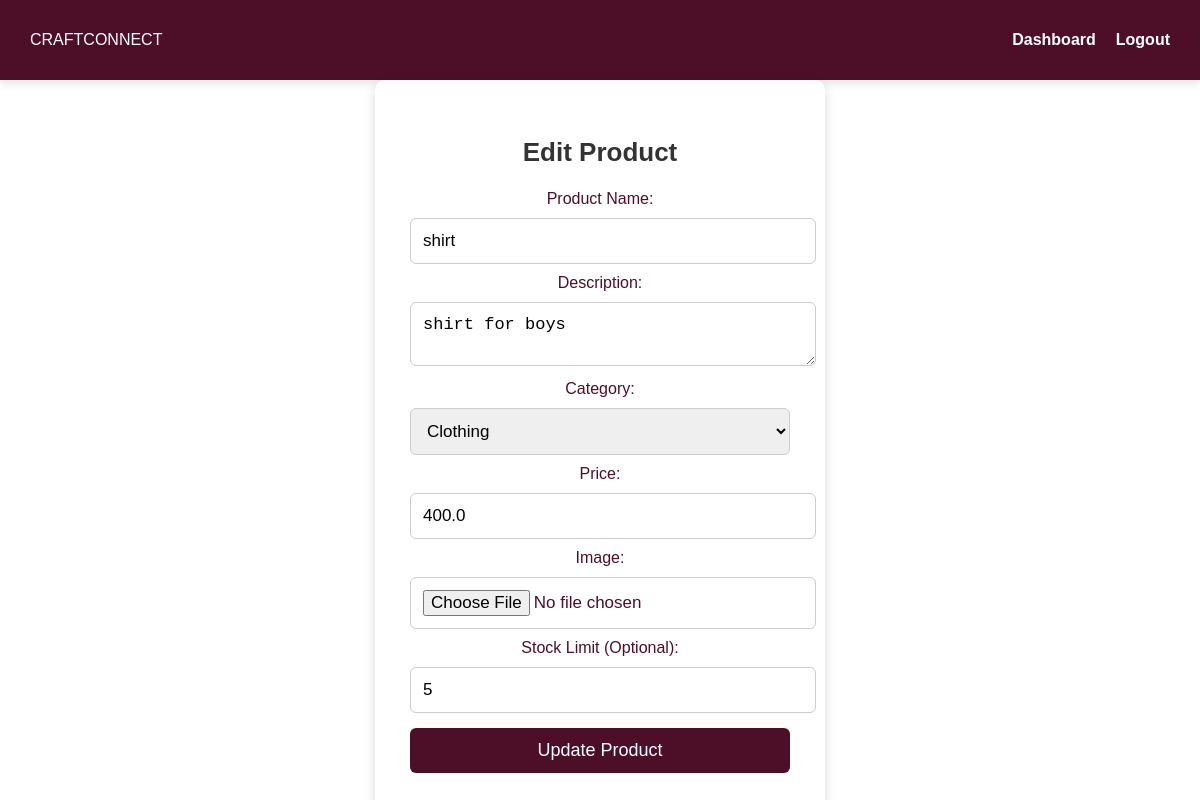
The page /edit_product/3 (signed in) on the database its author committed.
### tables this page shows
CREATE TABLE products (
            id INTEGER PRIMARY KEY AUTOINCREMENT,
            name TEXT NOT NULL,
            description TEXT NOT NULL,
            price REAL NOT NULL,
            image TEXT NOT NULL,
            manufacturer_id INTEGER, approved INTEGER DEFAULT 0, category TEXT, stock_limit INTEGER DEFAULT NULL, size_chart TEXT,
            FOREIGN KEY (manufacturer_id) REFERENCES users (id)
        );

### app.py (the view, shortened to what this page needs)
@app.route('/edit_product/<int:product_id>', methods=['GET', 'POST'])
def edit_product(product_id):
    if "user_id" not in session or session["user_type"] != "manufacturer":
        flash("You must be logged in as a manufacturer to edit products.", "danger")
        return redirect(url_for("login"))
    with sqlite3.connect("craftconnect.db") as conn:
        conn.row_factory = sqlite3.Row
        cursor = conn.cursor()
        cursor.execute("SELECT * FROM products WHERE id=?", (product_id,))
        product = cursor.fetchone()
    if not product:
        flash("Product not found.", "danger")
        return redirect(url_for("manage_products"))
    return render_template("edit_product.html", product=product)

### templates/edit_product.html (shortened to what this page needs)
<!DOCTYPE html>
<html lang="en">
<head>
    <link rel="stylesheet" href="{{ url_for('static', filename='css/styles.css') }}">
</head>
<body>
<nav class="navbar">
    <div class="logo">CRAFTCONNECT</div>
    <ul class="nav-links">
        <li><a href="{{ url_for('manufacturer_dashboard') }}">Dashboard</a></li>
        <li><a href="{{ url_for('logout') }}">Logout</a></li>
    </ul>
</nav>
<section class="form-container">
    <h2>Edit Product</h2>
    <form method="POST" enctype="multipart/form-data">
        <label for="name">Product Name:</label>
        <input type="text" id="product_name" name="product_name" value="{{ product['name'] }}" required>
        <label for="description">Description:</label>
        <textarea id="description" name="description" required>{{ product['description'] }}</textarea>
        <label for="category">Category:</label>
        <select id="category" name="category" required>
            <option value="Clothing" {% if product['category'] == 'Clothing' %}selected{% endif %}>Clothing</option>
        </select>
        <label for="price">Price:</label>
        <input type="number" id="price" name="price" step="0.01" value="{{ product['price'] }}" required>
        <label for="image">Image:</label>
        <input type="file" id="image" name="image">
        <label for="stock_limit">Stock Limit (Optional):</label>
        <input type="number" id="stock_limit" name="stock_limit" min="0" value="{{ product['stock_limit'] }}">
        <button type="submit">Update Product</button>
    </form>
</section>
</body>
</html>

### static/css/styles.css (style rules this page uses)
body { margin: 0; padding: 0; font-family: Arial, sans-serif; background: white; color: #4D0F28; min-height: 100vh; box-sizing: border-box; }
.navbar { display: flex; justify-content: space-between; align-items: center; padding: 15px 30px; background: #4D0F28; color: white; box-shadow: 0px 4px 8px rgba(0, 0, 0, 0.1); }
.nav-links { list-style: none; display: flex; gap: 20px; }
.nav-links a { text-decoration: none; color: white; font-size: 16px; font-weight: bold; transition: color 0.3s ease; }
.form-container { justify-content: center; background: rgba(255, 255, 255, 0.9); color: #4D0F28; padding: 35px; box-shadow: 0px 4px 12px rgba(0, 0, 0, 0.15); text-align: center; width: 380px; border-radius: 10px; margin: 0 auto; }
.form-container h2 { margin-bottom: 22px; color: #333; font-size: 26px; }
.form-container input, .form-container select, .form-container textarea { width: 100%; padding: 12px; margin: 10px 0; border: 1px solid #ccc; border-radius: 6px; font-size: 17px; }
.form-container button { width: 100%; padding: 12px; background: #4D0F28; color: white; border: none; border-radius: 6px; font-size: 18px; cursor: pointer; transition: 0.3s ease; }
input, button { width: 100%; padding: 10px; margin-top: 5px; }

### rows shown on the page
products: product_name "shirt", description "shirt for boys", category "Clothing", price "400.0", stock_limit "5"
